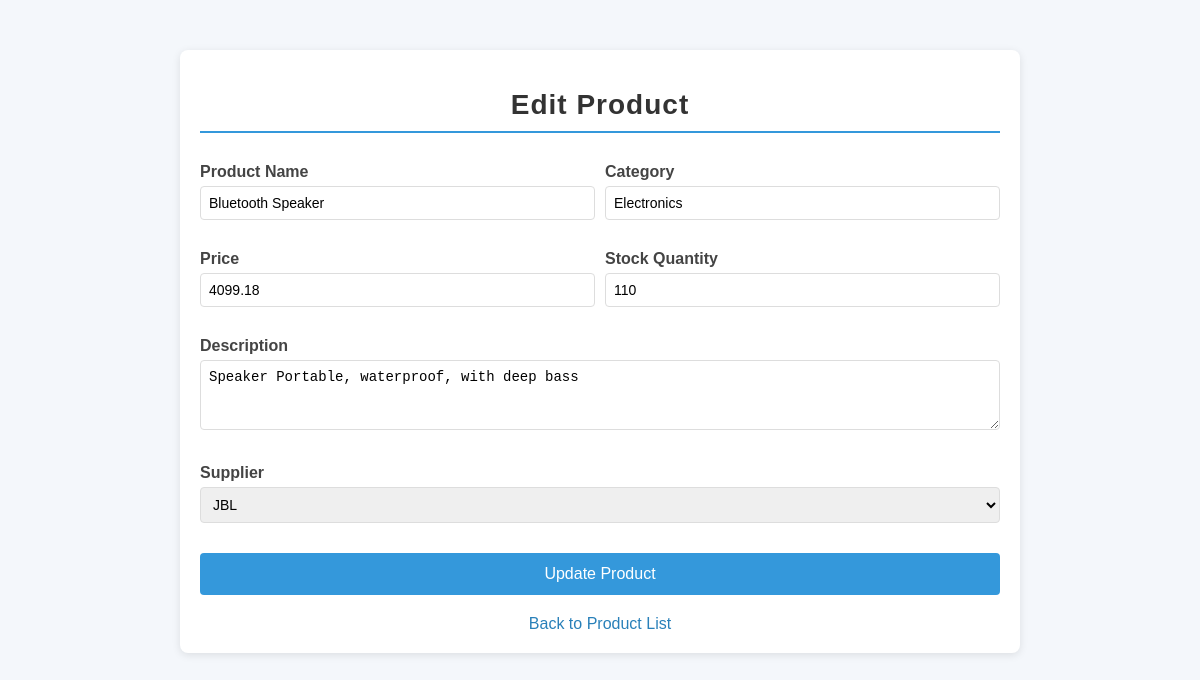
The app's page /products/edit/20/ with its own data.
### inventory_managemen/models.py (models this page shows, shortened)
class Product(models.Model):
    name = models.CharField(max_length=255, unique=True)
    description = models.TextField()
    category = models.CharField(max_length=255)
    price = models.DecimalField(max_digits=10, decimal_places=2)
    stock_quantity = models.PositiveIntegerField()
    supplier = models.ForeignKey(Supplier, on_delete=models.CASCADE)

class Supplier(models.Model):
    name = models.CharField(max_length=255)
    email = models.EmailField(unique=True)
    phone = models.CharField(max_length=10, unique=True)
    address = models.TextField()

### inventory_managemen/views.py (the view)
# urls.py: path('products/edit/<int:id>/', views.edit_product, name='edit_product'),
def edit_product(request, id):
    product = get_object_or_404(Product, id=id)
    suppliers = Supplier.objects.all()
    if request.method == 'POST':
        form = ProductForm(request.POST, instance=product)
        if form.is_valid():
            form.save()
            messages.success(request, "Product updated successfully.")
            return redirect('list_products')
        else:
            messages.error(request, "There was an error updating the product.")
    else:
        form = ProductForm(instance=product)
    return render(request, 'inventory/edit_product.html', {'form': form, 'product': product, 'suppliers': suppliers})

### inventory_managemen/forms.py
class ProductForm(forms.ModelForm):
    class Meta:
        model = Product
        fields = ['name', 'description', 'category', 'price', 'stock_quantity', 'supplier']

### templates/inventory/edit_product.html (shortened to what this page needs)
<!DOCTYPE html>
<html lang="en">
<head>
</head>
<body>
    <div class="container">
        <h1>Edit Product</h1>
        <form method="POST">
            <div class="form-row">
                <div class="form-group">
                    <label for="name">Product Name</label>
                    <input type="text" name="name" value="{{ form.name.value }}" required>
                </div>
                <div class="form-group">
                    <label for="category">Category</label>
                    <input type="text" name="category" value="{{ form.category.value }}" required>
                </div>
            </div>
            <div class="form-row">
                <div class="form-group">
                    <label for="price">Price</label>
                    <input type="number" name="price" value="{{ form.price.value }}" required>
                </div>
                <div class="form-group">
                    <label for="stock_quantity">Stock Quantity</label>
                    <input type="number" name="stock_quantity" value="{{ form.stock_quantity.value }}" required>
                </div>
            </div>
            <div class="form-row">
                <div class="form-group">
                    <label for="description">Description</label>
                    <textarea name="description" rows="4" required>{{ form.description.value }}</textarea>
                </div>
            </div>
            <div class="form-row">
                <div class="form-group">
                    <label for="supplier">Supplier</label>
                    <select name="supplier" required>
                        {% for supplier in suppliers %}
                            <option value="{{ supplier.id }}" {% if supplier.id == product.supplier.id %}selected{% endif %}>{{ supplier.name }}</option>
                        {% endfor %}
                    </select>
                </div>
            </div>
            <button type="submit">Update Product</button>
        </form>
        <div class="back-link">
            <a href="{% url 'list_products' %}">Back to Product List</a>
        </div>
    </div>
</body>
</html>

### templates/inventory/edit_product.html (style rules this page uses)
body { font-family: Arial, sans-serif; background-color: #f4f7fb; margin: 0; padding: 0; }
.container { width: 100%; max-width: 800px; margin: 50px auto; padding: 20px; background-color: #fff; border-radius: 8px; box-shadow: 0 2px 8px rgba(0, 0, 0, 0.1); }
h1 { text-align: center; color: #333; margin-bottom: 30px; font-size: 28px; font-weight: bold; letter-spacing: 1px; padding-bottom: 10px; border-bottom: 2px solid #3498db; }
.form-row { display: flex; justify-content: space-between; margin-bottom: 20px; }
.form-row .form-group { flex: 1; margin-right: 10px; }
.form-row .form-group:last-child { margin-right: 0; }
label { font-weight: bold; color: #444; margin-bottom: 5px; display: block; }
input[type="text"], input[type="number"], textarea, select { width: 100%; padding: 8px; margin-bottom: 10px; border: 1px solid #ddd; border-radius: 4px; font-size: 14px; box-sizing: border-box; }
textarea { resize: vertical; height: 70px; }
button { width: 100%; padding: 12px; background-color: #3498db; color: white; font-size: 16px; border: none; border-radius: 4px; cursor: pointer; transition: background-color 0.3s; }
.back-link { text-align: center; margin-top: 20px; }
.back-link a { color: #2980b9; text-decoration: none; font-size: 16px; }

### records on screen
Product: name "Bluetooth Speaker", category "Electronics", price "4099.18", description "Speaker Portable, waterproof, with deep bass", supplier "JBL"
